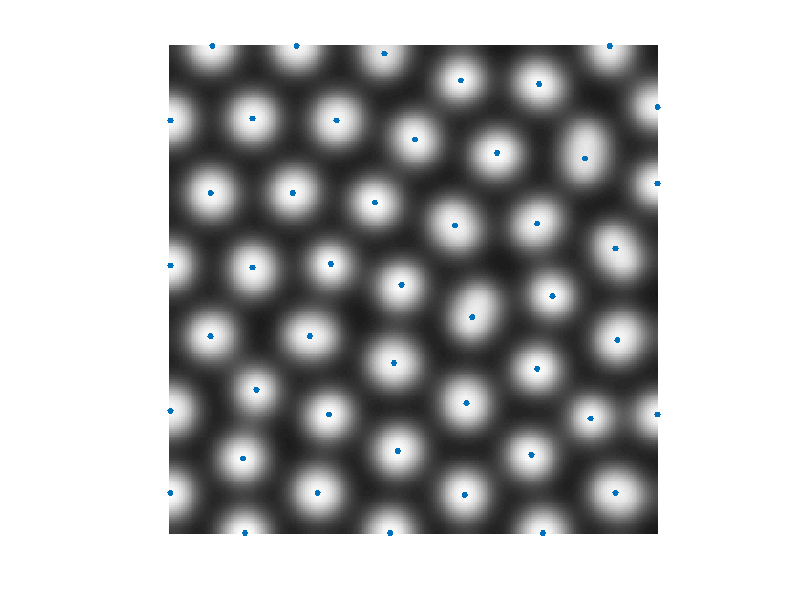
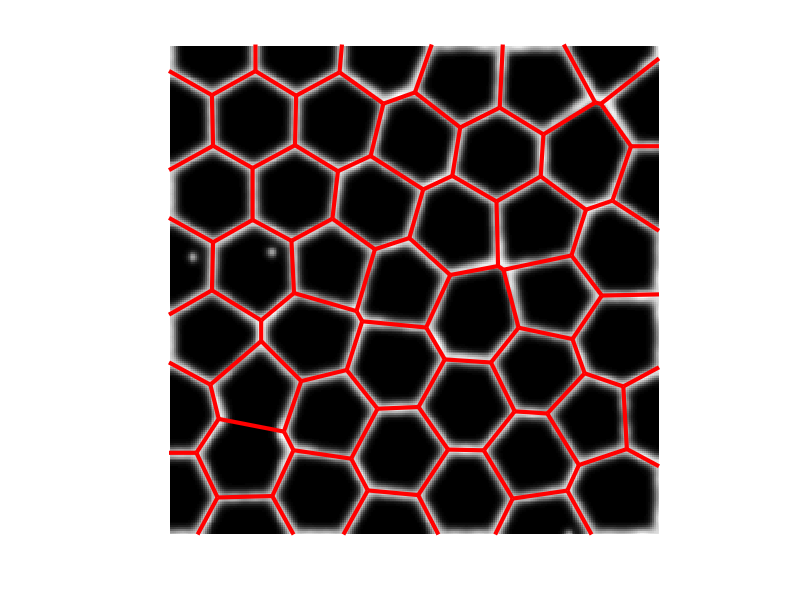

These charts were generated, in order, by the following MATLAB code: (Note: this script raises an error after producing the figures.)
%%
clear all; close all;


%% setup
D = 0.8*[0.01 0.2 0.0075 0.15];
df = 0.00001; %depletion factor at boundary
mask = zeros(64,64);
mask(25:34,:) = 1;
seed = 1;
tplot = [1]';
tfin = 60000;
load dlims.mat
load dots.mat


%% find distance
dots = m(:,:,1);
N = size(dots,1);
[i, j] = find(imregionalmax(dots));
d = zeros(N,N);
for x=1:N
    for y=1:N
       d(x,y) = min(sqrt((i-x).^2+(j-y).^2));
    end
end

[~,orderD] = sort(d(:));




%%
mkdir("Fig/voronoi")

colormap(gray)
imagesc(m(:,:,1))

hold on
scatter(j,i,200,'.r')
hold off
axis off
axis equal
saveas(gcf,"Fig/voronoi/dotMax.pdf");

figure()
colormap(gray)
imagesc(m(:,:,3))
hold on
[vx, vy] = voronoi(j,i);
plot(vx,vy,"r", 'LineWidth',3)
hold off
axis equal
xlim([0 256])
ylim([0 256])
axis off
saveas(gcf,"Fig/voronoi/voronoi.pdf");


%% compute quantile
% distanceMeasures = quantile(d(:),[0 0.25 0.5 0.75 1]);
distanceMeasures = 0:8:32;
epsilon = 0.2;
dotVec = dots(:);
holes = m(:,:,2);
holeVec = holes(:);
dotMeasures = zeros(size(distanceMeasures));
holeMeasures = zeros(size(distanceMeasures));
for ii = 1:length(distanceMeasures)
    index = find((d(:) < (distanceMeasures(ii) + epsilon)) .* (d(:) > (distanceMeasures(ii) - epsilon)));
    dotMeasures(ii) = median(dotVec(index));
    holeMeasures(ii) = median(holeVec(index));
end
scatter(d(:),dots(:),'.r')
hold on
plot(distanceMeasures,dotMeasures,'k', 'LineWidth',10)
hold off
%%
DLIMS(3,:) = [0 2];
for ii = 1:length(distanceMeasures)
    m = simulate_single(D,ones(64,64), df, seed, 0.5*tfin, strcat("uniform/",num2str(ii)), DLIMS, tplot, dotMeasures(ii), holeMeasures(ii));
end
load dlims.mat
%%
nn = 2;
agrad = [repmat(dotMeasures(1),[1,nn]) dotMeasures repmat(dotMeasures(end),[1,nn])];
sgrad = [repmat(holeMeasures(1),[1,nn]) holeMeasures repmat(holeMeasures(end),[1,nn])];
m = simulate_single(D,ones(64,64), df, seed, 0.5*tfin, strcat("uniform/","gradient"), DLIMS, tplot, agrad, sgrad);





%% functions

function m = simulate_single(D,mask, df, seed, tfin, filenm, DLIMS, tplot, a, s)




rng(seed);
close all
%Turing params (elemnts 1, 2, 3, 4 = a, s, b, h, respectively).
numvar = 4;
rhoa = 0.0025;
rhos = 0.003;
rhob = 0.01875;
rhoh = 0.0375;
sigmaa = 0.00025;
sigmas = 0.003;
sigmab = 0.00187;
kappab = 0.2;
noiseIC = 0.01;

%Run params
t0=0;
dt=20;
tspan = 0:dt:tfin;

%Geometry
Nx = 2*128;
Ny = 2*128;
Lx = 128;
Ly = 128;



% mask
Bin = imresize(mask,[Nx,Ny]);
a = imresize(a,[Nx,Ny]);
s = imresize(s,[Nx,Ny]);

%initial conditions
ainit = sigmaa/rhoa + sigmas/rhos;
sinit = sigmas/(rhos*(ainit^2));
broots = roots([kappab*ainit, 0, -1, (sinit.^2)*(1+sigmab)]);
broots = broots(imag(broots)==0);
binit = min(broots(broots>0));

naughts = [ainit sinit binit binit^2];

[~,iplot] = min((tplot*max(tspan) - tspan).^2');
m = zeros(Nx,Ny,numvar);
rng(1);
m(:,:,1) = a;
m(:,:,2) = s;
m(:,:,3) = normrnd(naughts(3),naughts(3)*noiseIC, [Nx,Ny]);
m(:,:,4) = normrnd(naughts(4),naughts(4)*noiseIC, [Nx,Ny]);



%coefficients of diffusion
coeffs = zeros(Nx,Ny,numvar);
for k = 1:Nx
    for j = 1:Ny
        coeffs(k,j,:) = -D.*pi^2.*((((k-1)/Nx)*Nx/Lx)^2 + (((j-1)/Ny)*Ny/Ly)^2);
    end
end

md = m ;
mreact = zeros(Nx,Ny,numvar);

%%Simulation
for t = 1:length(tspan)
    
    %DIFFUSE
    
    for ii = 1:numvar
        mhat = dct2(m(:,:,ii));
        mhatdiffuse = mhat./((1-coeffs(:,:,ii).*dt));
        md(:,:,ii) = real(idct2(mhatdiffuse));
    end
    b = md(:,:,3); h = md(:,:,4);
    mreact = zeros(Nx,Ny,numvar);
    
    %REACT (inside DR)
    mreact(:,:,1) = a;
    mreact(:,:,2) = s;
    mreact(:,:,3) = b + Bin.*dt.*rhob.*(((s.^2)./(1+kappab.*a.*(b.^2))).*(((b.^2)./h)+sigmab)-b);
    mreact(:,:,4) = h + Bin.*dt.*rhoh.*((b.^2)-h);
    
    m = mreact;
    
 
    if(ismember(t,iplot))
        
        mask = Bin;
        mkdir(strcat("Fig/",filenm))
        plotSingle(m,mask,1,strcat(filenm,"/1_t",num2str((t-1)/(length(tspan)-1),'%.3f'),".png"), DLIMS);
%         plotSingle(m,mask,2,strcat(filenm,"/2_t",num2str((t-1)/(length(tspan)-1),'%.3f'),".png"), DLIMS);
        plotSingle(m,mask,3,strcat(filenm,"/3_t",num2str((t-1)/(length(tspan)-1),'%.3f'),".png"), DLIMS);
%         plotSingle(m,mask,4,strcat(filenm,"/4_t",num2str((t-1)/(length(tspan)-1),'%.3f'),".png"), DLIMS);
%         plotDouble(m,mask,1,3,strcat(filenm,"/merge_t",num2str((t-1)/(length(tspan)-1),'%.3f'),".png"), DLIMS);
    end
    
    
end


end

function m = simulate_rd_no_coupling(D,mask, df, seed, tfin, filenm, DLIMS, tplot)




rng(seed);
close all
%Turing params (elemnts 1, 2, 3, 4 = a, s, b, h, respectively).
numvar = 4;
rhoa = 0.0025;
rhos = 0.003;
rhob = 0.01875;
rhoh = 0.0375;
sigmaa = 0.00025;
sigmas = 0.003;
sigmab = 0.00187;
kappab = 0.2;
noiseIC = .01;

%Run params
t0=0;
dt=20;
tspan = 0:dt:tfin;

%Geometry
Nx = 1*128;
Ny = 1*128;
Lx = 128;
Ly = 128;



% mask
Bin = imresize(mask,[Nx,Ny]);


%initial conditions
ainit = sigmaa/rhoa + sigmas/rhos;
sinit = sigmas/(rhos*(ainit^2));
broots = roots([kappab*ainit, 0, -1, (sinit.^2)*(1+sigmab)]);
broots = broots(imag(broots)==0);
binit = min(broots(broots>0));

naughts = [ainit sinit binit binit^2];

[~,iplot] = min((tplot*max(tspan) - tspan).^2');
m = zeros(Nx,Ny,numvar);
rng(1);
m(:,:,1) = normrnd(naughts(1),naughts(1)*noiseIC, [Nx,Ny]);
m(:,:,2) = normrnd(naughts(2),naughts(2)*noiseIC, [Nx,Ny]);
m(:,:,3) = normrnd(naughts(3),naughts(3)*noiseIC, [Nx,Ny]);
m(:,:,4) = normrnd(naughts(4),naughts(4)*noiseIC, [Nx,Ny]);



%coefficients of diffusion
coeffs = zeros(Nx,Ny,numvar);
for k = 1:Nx
    for j = 1:Ny
        coeffs(k,j,:) = -D.*pi^2.*((((k-1)/Nx)*Nx/Lx)^2 + (((j-1)/Ny)*Ny/Ly)^2);
    end
end

md = m ;
mreact = zeros(Nx,Ny,numvar);

%%Simulation
for t = 1:length(tspan)
    
    %DIFFUSE
    
    for ii = 1:numvar
        mhat = dct2(m(:,:,ii));
        mhatdiffuse = mhat./((1-coeffs(:,:,ii).*dt));
        md(:,:,ii) = real(idct2(mhatdiffuse));
    end
    a = md(:,:,1); s = md(:,:,2); b = md(:,:,3); h = md(:,:,4);
    mreact = zeros(Nx,Ny,numvar);
    
    %REACT (inside DR)
    mreact(:,:,1) = a + Bin.*dt.*(rhoa.*(s.*(a.^2)-a)+sigmaa)+ (1-Bin).* dt.*(-df.*a);
    mreact(:,:,2) = s + Bin.*dt.*(sigmas-rhos.*(s.*(a.^2)));
    mreact(:,:,3) = b + Bin.*dt.*rhob.*(((sinit.^2)./(1+kappab.*ainit.*(b.^2))).*(((b.^2)./h)+sigmab)-b);
    mreact(:,:,4) = h + Bin.*dt.*rhoh.*((b.^2)-h);
    
    m = mreact;
    
 
    if(ismember(t,iplot))
        
        mask = Bin;
        mkdir(strcat("Fig/",filenm))
        plotSingle(m,mask,1,strcat(filenm,"/1_t",num2str((t-1)/(length(tspan)-1),'%.3f'),".png"), DLIMS);
        plotSingle(m,mask,2,strcat(filenm,"/2_t",num2str((t-1)/(length(tspan)-1),'%.3f'),".png"), DLIMS);
        plotSingle(m,mask,3,strcat(filenm,"/3_t",num2str((t-1)/(length(tspan)-1),'%.3f'),".png"), DLIMS);
        plotSingle(m,mask,4,strcat(filenm,"/4_t",num2str((t-1)/(length(tspan)-1),'%.3f'),".png"), DLIMS);
        plotDouble(m,mask,1,3,strcat(filenm,"/merge_t",num2str((t-1)/(length(tspan)-1),'%.3f'),".png"), DLIMS);
    end
    
    
end


end




  



function plotSingle(m,mask,v, filenm, clims)
close all
varcols = ["Reds","Greens","Blues","Oranges"];
mins = min(min(m));
Bin = imresize(mask,size(m(:,:,1)));
tmp = m(:,:,v);
tmp(Bin < 0.5) = mins(v);
tmp(Bin < 0.5) = clims(v,1);
ax1 = axes;
imagesc(tmp, clims(v,:));
colormap(ax1,brewermap([],char(varcols(v))));
axis off
axis equal
set(ax1,'color','none','visible','off','xtick',[],'xticklabel',[],'ytick',[],'yticklabel',[],'XTick',[],'YTick',[],'XColor','none','YColor','none');
ax2 = axes;
imagesc(bwperim(Bin), 'AlphaData',bwperim(Bin));
colormap(ax2,flipud(gray))
set(ax2,'color','none','visible','off','xtick',[],'xticklabel',[],'ytick',[],'yticklabel',[],'XTick',[],'YTick',[],'XColor','none','YColor','none');

axis equal
axis off
saveas(gcf,strcat("Fig/",filenm));

end

function plotDouble(m,mask,v1,v2, filenm, clims)
close all
varcols = ["Reds","Greens","Blues","Oranges"];
mins = min(min(m));
Bin = imresize(mask,size(m(:,:,1)));

ax1 = axes;
tmp1 = m(:,:,v1);
tmp1(Bin < 0.5) = mins(v1);
tmp1(Bin < 0.5) = clims(v1,1);

tmp2 = m(:,:,v2);
tmp2(Bin < 0.5) = clims(v2,1);

imagesc(tmp1,clims(v1,:))
colormap(ax1,brewermap([],char(varcols(v1))));
set(ax1,'color','none','visible','off','xtick',[],'xticklabel',[],'ytick',[],'yticklabel',[],'XTick',[],'YTick',[],'XColor','none','YColor','none');
axis equal
hold on;
ax2 = axes;
imagesc(tmp2,'AlphaData',tmp2/clims(v2,2),clims(v2,:));
colormap(ax2,brewermap([],char(varcols(v2))));
set(ax2,'color','none','xtick',[],'xticklabel',[],'ytick',[],'yticklabel',[],'XTick',[],'YTick',[],'ycolor','w','xcolor','w');

axis off
axis equal
ax3 = axes;
imagesc(bwperim(Bin), 'AlphaData',bwperim(Bin));
colormap(ax3,flipud(gray))
set(ax3,'color','none','visible','off','xtick',[],'xticklabel',[],'ytick',[],'yticklabel',[],'XTick',[],'YTick',[],'XColor','none','YColor','none');


axis off
axis equal
saveas(gcf,strcat("Fig/",filenm));

end


  
